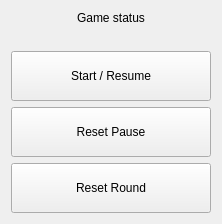
              <widget class="QWidget" name="erudite_game_control_tab">
               <attribute name="title">
                <string>Erudite</string>
               </attribute>
               <layout class="QHBoxLayout" name="horizontalLayout">
                <item>
                 <layout class="QVBoxLayout" name="verticalLayout_14">
                  <item>
                   <widget class="QLabel" name="moderator_erudite_game_status_label">
                    <property name="sizePolicy">
                     <sizepolicy hsizetype="Preferred" vsizetype="Minimum">
                      <horstretch>0</horstretch>
                      <verstretch>0</verstretch>
                     </sizepolicy>
                    </property>
                    <property name="maximumSize">
                     <size>
                      <width>16777215</width>
                      <height>30</height>
                     </size>
                    </property>
                    <property name="text">
                     <string>Game status</string>
                    </property>
                    <property name="alignment">
                     <set>Qt::AlignCenter</set>
                    </property>
                   </widget>
                  </item>
                  <item>
                   <spacer name="horizontalSpacer_7">
                    <property name="orientation">
                     <enum>Qt::Horizontal</enum>
                    </property>
                    <property name="sizeHint" stdset="0">
                     <size>
                      <width>40</width>
                      <height>20</height>
                     </size>
                    </property>
                   </spacer>
                  </item>
                  <item>
                   <widget class="QPushButton" name="erudite_moderator_start_resume_push_button">
                    <property name="minimumSize">
                     <size>
                      <width>200</width>
                      <height>50</height>
                     </size>
                    </property>
                    <property name="text">
                     <string>Start / Resume</string>
                    </property>
                   </widget>
                  </item>
                  <item>
                   <widget class="QPushButton" name="erudite_moderator_reset_pause_push_button">
                    <property name="minimumSize">
                     <size>
                      <width>200</width>
                      <height>50</height>
                     </size>
                    </property>
                    <property name="text">
                     <string>Reset Pause</string>
                    </property>
                   </widget>
                  </item>
                  <item>
                   <widget class="QPushButton" name="erudite_moderator_reset_round_push_button">
                    <property name="minimumSize">
                     <size>
                      <width>200</width>
                      <height>50</height>
                     </size>
                    </property>
                    <property name="text">
                     <string>Reset Round</string>
                    </property>
                   </widget>
                  </item>
                 </layout>
                </item>
               </layout>
              </widget>
